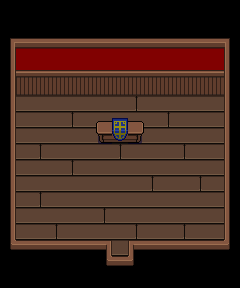

Rendered tile map (Tiled .tmx) drawn with the repository's tilesets; below, a short description and the map source with its tile grids summarised:
An orthogonal 15x18 tile map with 16x16 px tiles, 3 tile layers (Base Layer, Ground Layer, Upper Layer), 3 tilesets and 3 objects (Entrance, General_Store, Shop).

<map version="1.5" tiledversion="1.6.0" orientation="orthogonal" renderorder="right-down" width="15" height="18" tilewidth="16" tileheight="16" infinite="0" nextlayerid="10" nextobjectid="18">
 <properties>
  <property name="Building" type="bool" value="true" />
  <property name="MapType" value="Town" />
 </properties>
 <tileset firstgid="1" name="tsWallsFloors" tilewidth="16" tileheight="16" tilecount="286" columns="22">
  <image source="../Tilesets/tsWalls_Floors.png" trans="ffffff" width="352" height="209" />
  <tile id="9">
   <properties>
    <property name="Impassable" type="bool" value="true" />
   </properties>
  </tile>
  <tile id="10">
   <properties>
    <property name="Impassable" type="bool" value="true" />
   </properties>
  </tile>
  <tile id="22">
   <properties>
    <property name="Impassable" type="bool" value="true" />
   </properties>
  </tile>
  <tile id="24">
   <properties>
    <property name="Impassable" type="bool" value="true" />
   </properties>
  </tile>
  <tile id="25">
   <properties>
    <property name="Impassable" type="bool" value="true" />
   </properties>
  </tile>
  <tile id="27">
   <properties>
    <property name="Impassable" type="bool" value="true" />
   </properties>
  </tile>
  <tile id="28">
   <properties>
    <property name="Impassable" type="bool" value="true" />
   </properties>
  </tile>
  <tile id="29">
   <properties>
    <property name="Impassable" type="bool" value="true" />
   </properties>
  </tile>
  <tile id="30">
   <properties>
    <property name="Impassable" type="bool" value="true" />
   </properties>
  </tile>
  <tile id="31">
   <properties>
    <property name="Impassable" type="bool" value="true" />
   </properties>
  </tile>
  <tile id="33">
   <properties>
    <property name="Impassable" type="bool" value="true" />
   </properties>
  </tile>
  <tile id="44">
   <properties>
    <property name="Impassable" type="bool" value="true" />
   </properties>
  </tile>
  <tile id="46">
   <properties>
    <property name="Impassable" type="bool" value="true" />
   </properties>
  </tile>
  <tile id="47">
   <properties>
    <property name="Impassable" type="bool" value="true" />
   </properties>
  </tile>
  <tile id="49">
   <properties>
    <property name="Impassable" type="bool" value="true" />
   </properties>
  </tile>
  <tile id="50">
   <properties>
    <property name="Impassable" type="bool" value="true" />
   </properties>
  </tile>
  <tile id="52">
   <properties>
    <property name="Impassable" type="bool" value="true" />
   </properties>
  </tile>
  <tile id="53">
   <properties>
    <property name="Impassable" type="bool" value="true" />
   </properties>
  </tile>
  <tile id="55">
   <properties>
    <property name="Impassable" type="bool" value="true" />
   </properties>
  </tile>
  <tile id="66">
   <properties>
    <property name="Impassable" type="bool" value="true" />
   </properties>
  </tile>
  <tile id="68">
   <properties>
    <property name="Impassable" type="bool" value="true" />
   </properties>
  </tile>
  <tile id="69">
   <properties>
    <property name="Impassable" type="bool" value="true" />
   </properties>
  </tile>
  <tile id="71">
   <properties>
    <property name="Impassable" type="bool" value="true" />
   </properties>
  </tile>
  <tile id="72">
   <properties>
    <property name="Impassable" type="bool" value="true" />
   </properties>
  </tile>
  <tile id="73">
   <properties>
    <property name="Impassable" type="bool" value="true" />
   </properties>
  </tile>
  <tile id="74">
   <properties>
    <property name="Impassable" type="bool" value="true" />
   </properties>
  </tile>
  <tile id="75">
   <properties>
    <property name="Impassable" type="bool" value="true" />
   </properties>
  </tile>
  <tile id="77">
   <properties>
    <property name="Impassable" type="bool" value="true" />
   </properties>
  </tile>
  <tile id="88">
   <properties>
    <property name="Impassable" type="bool" value="true" />
   </properties>
  </tile>
  <tile id="89">
   <properties>
    <property name="Impassable" type="bool" value="true" />
   </properties>
  </tile>
  <tile id="90">
   <properties>
    <property name="Impassable" type="bool" value="true" />
   </properties>
  </tile>
  <tile id="91">
   <properties>
    <property name="Impassable" type="bool" value="true" />
   </properties>
  </tile>
  <tile id="92">
   <properties>
    <property name="Impassable" type="bool" value="true" />
   </properties>
  </tile>
  <tile id="93">
   <properties>
    <property name="Impassable" type="bool" value="true" />
   </properties>
  </tile>
  <tile id="94">
   <properties>
    <property name="Impassable" type="bool" value="true" />
   </properties>
  </tile>
  <tile id="95">
   <properties>
    <property name="Impassable" type="bool" value="true" />
   </properties>
  </tile>
  <tile id="96">
   <properties>
    <property name="Impassable" type="bool" value="true" />
   </properties>
  </tile>
  <tile id="97">
   <properties>
    <property name="Impassable" type="bool" value="true" />
   </properties>
  </tile>
  <tile id="98">
   <properties>
    <property name="Impassable" type="bool" value="true" />
   </properties>
  </tile>
  <tile id="99">
   <properties>
    <property name="Impassable" type="bool" value="true" />
   </properties>
  </tile>
  <tile id="121">
   <properties>
    <property name="Impassable" type="bool" value="true" />
   </properties>
  </tile>
  <tile id="128">
   <properties>
    <property name="Impassable" type="bool" value="true" />
   </properties>
  </tile>
  <tile id="140">
   <properties>
    <property name="Impassable" type="bool" value="true" />
   </properties>
  </tile>
  <tile id="143">
   <properties>
    <property name="Impassable" type="bool" value="true" />
   </properties>
  </tile>
  <tile id="152">
   <properties>
    <property name="Impassable" type="bool" value="true" />
   </properties>
  </tile>
  <tile id="153">
   <properties>
    <property name="Impassable" type="bool" value="true" />
   </properties>
  </tile>
  <tile id="160">
   <properties>
    <property name="Impassable" type="bool" value="true" />
   </properties>
  </tile>
  <tile id="161">
   <properties>
    <property name="Impassable" type="bool" value="true" />
   </properties>
  </tile>
  <tile id="163">
   <properties>
    <property name="Impassable" type="bool" value="true" />
   </properties>
  </tile>
  <tile id="164">
   <properties>
    <property name="Impassable" type="bool" value="true" />
   </properties>
  </tile>
  <tile id="165">
   <properties>
    <property name="Impassable" type="bool" value="true" />
   </properties>
  </tile>
  <tile id="185">
   <properties>
    <property name="Impassable" type="bool" value="true" />
   </properties>
  </tile>
  <tile id="186">
   <properties>
    <property name="Impassable" type="bool" value="true" />
   </properties>
  </tile>
 </tileset>
 <tileset firstgid="287" source="../Tilesets/tsFurniture.tsx" />
 <tileset firstgid="587" source="../Tilesets/tilesetHouses.tsx" />
 <layer id="6" name="Base Layer" width="15" height="18">
  <data>[270 cells, 270 non-empty, 8 distinct tile ids]</data>
 </layer>
 <layer id="7" name="Ground Layer" width="15" height="18">
  <data>[270 cells, 85 non-empty, 14 distinct tile ids]</data>
 </layer>
 <layer id="8" name="Upper Layer" width="15" height="18">
  <data>[270 cells, 16 non-empty, 6 distinct tile ids]</data>
 </layer>
 <objectgroup id="4" name="Travel Layer">
  <object id="1" name="Entrance" x="112" y="268.002" width="16" height="4">
   <properties>
    <property name="EntranceDir" value="Up" />
    <property name="Map" value="mapTown" />
   </properties>
  </object>
 </objectgroup>
 <objectgroup id="9" name="MapObject" />
 <objectgroup id="5" name="Character Layer">
  <object id="16" name="General_Store" x="114.019" y="115.515" width="12.1696" height="11.2477" />
  </objectgroup>
</map>
<!-- 1 of 3 objects omitted -->
